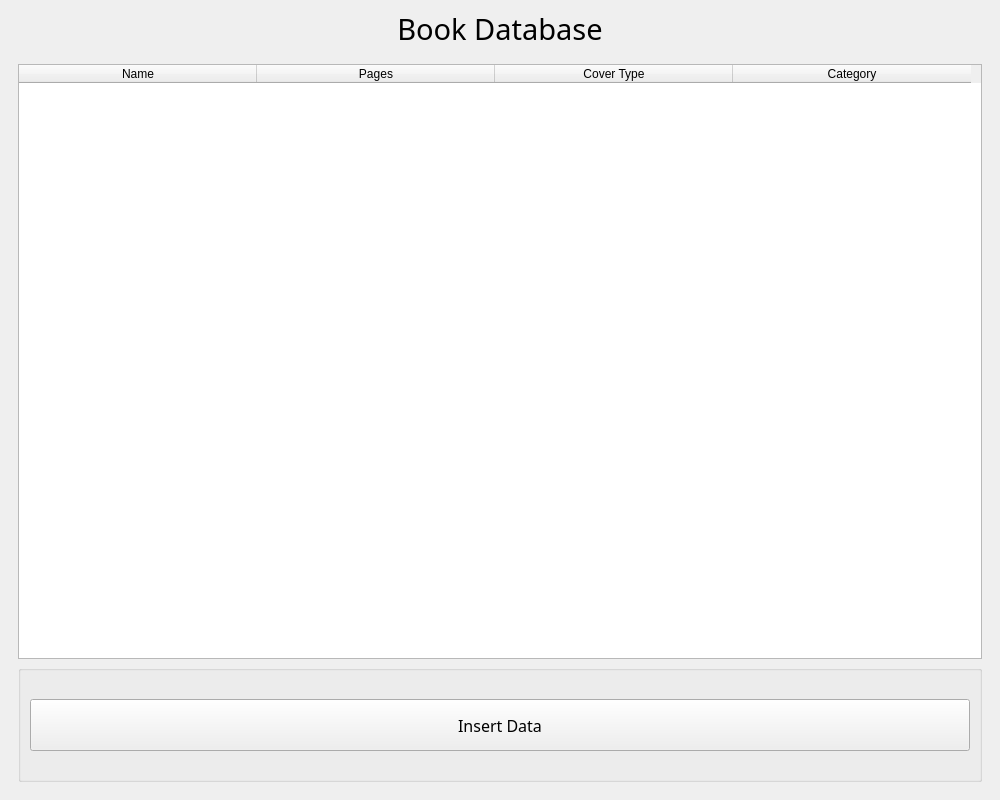
<?xml version="1.0" encoding="UTF-8"?>
<ui version="4.0">
 <class>MainWindow</class>
 <widget class="QMainWindow" name="MainWindow">
  <property name="geometry">
   <rect>
    <x>0</x>
    <y>0</y>
    <width>1000</width>
    <height>800</height>
   </rect>
  </property>
  <property name="minimumSize">
   <size>
    <width>1000</width>
    <height>800</height>
   </size>
  </property>
  <property name="maximumSize">
   <size>
    <width>1000</width>
    <height>800</height>
   </size>
  </property>
  <property name="windowTitle">
   <string>MainWindow</string>
  </property>
  <widget class="QWidget" name="centralwidget">
   <layout class="QGridLayout" name="gridLayout">
    <item row="0" column="0">
     <widget class="QLabel" name="database_name_label">
      <property name="font">
       <font>
        <family>Microsoft JhengHei</family>
        <pointsize>22</pointsize>
       </font>
      </property>
      <property name="text">
       <string>Book Database</string>
      </property>
      <property name="scaledContents">
       <bool>true</bool>
      </property>
      <property name="alignment">
       <set>Qt::AlignCenter</set>
      </property>
      <property name="wordWrap">
       <bool>true</bool>
      </property>
     </widget>
    </item>
    <item row="1" column="0">
     <widget class="QStackedWidget" name="stackedWidget">
      <property name="currentIndex">
       <number>0</number>
      </property>
      <widget class="QWidget" name="database_view">
       <layout class="QGridLayout" name="gridLayout_2">
        <item row="0" column="0">
         <widget class="QTableWidget" name="database_table">
          <attribute name="horizontalHeaderDefaultSectionSize">
           <number>238</number>
          </attribute>
          <column>
           <property name="text">
            <string>Name</string>
           </property>
          </column>
          <column>
           <property name="text">
            <string>Pages</string>
           </property>
          </column>
          <column>
           <property name="text">
            <string>Cover Type</string>
           </property>
          </column>
          <column>
           <property name="text">
            <string>Category</string>
           </property>
          </column>
         </widget>
        </item>
        <item row="1" column="0">
         <widget class="QGroupBox" name="groupBox">
          <property name="styleSheet">
           <string notr="true">min-height:100px;
</string>
          </property>
          <property name="title">
           <string/>
          </property>
          <layout class="QGridLayout" name="gridLayout_3">
           <item row="0" column="0">
            <widget class="QPushButton" name="insert_data_button">
             <property name="font">
              <font>
               <family>Microsoft PhagsPa</family>
               <pointsize>12</pointsize>
              </font>
             </property>
             <property name="cursor">
              <cursorShape>PointingHandCursor</cursorShape>
             </property>
             <property name="styleSheet">
              <string notr="true">min-height:50px;
max-height:50px;</string>
             </property>
             <property name="text">
              <string>Insert Data</string>
             </property>
            </widget>
           </item>
          </layout>
         </widget>
        </item>
       </layout>
      </widget>
      <widget class="QWidget" name="data_insert">
       <layout class="QGridLayout" name="gridLayout_4">
        <item row="2" column="0">
         <widget class="QLabel" name="label_2">
          <property name="font">
           <font>
            <family>Microsoft Sans Serif</family>
            <pointsize>10</pointsize>
           </font>
          </property>
          <property name="text">
           <string>Amount of pages</string>
          </property>
         </widget>
        </item>
        <item row="3" column="1">
         <widget class="QComboBox" name="category_input">
          <property name="font">
           <font>
            <pointsize>10</pointsize>
           </font>
          </property>
          <property name="cursor">
           <cursorShape>PointingHandCursor</cursorShape>
          </property>
          <property name="autoFillBackground">
           <bool>false</bool>
          </property>
          <property name="styleSheet">
           <string notr="true">height: 40px;max-width: 200px;
</string>
          </property>
          <item>
           <property name="text">
            <string>Paperback</string>
           </property>
          </item>
          <item>
           <property name="text">
            <string>Plastic cover</string>
           </property>
          </item>
          <item>
           <property name="text">
            <string>Hardcover</string>
           </property>
          </item>
          <item>
           <property name="text">
            <string>Leatherbound</string>
           </property>
          </item>
         </widget>
        </item>
        <item row="0" column="1">
         <spacer name="verticalSpacer_2">
          <property name="orientation">
           <enum>Qt::Vertical</enum>
          </property>
          <property name="sizeHint" stdset="0">
           <size>
            <width>20</width>
            <height>40</height>
           </size>
          </property>
         </spacer>
        </item>
        <item row="9" column="1">
         <spacer name="verticalSpacer_5">
          <property name="orientation">
           <enum>Qt::Vertical</enum>
          </property>
          <property name="sizeHint" stdset="0">
           <size>
            <width>20</width>
            <height>40</height>
           </size>
          </property>
         </spacer>
        </item>
        <item row="1" column="1">
         <widget class="QLineEdit" name="name_input">
          <property name="font">
           <font>
            <pointsize>10</pointsize>
           </font>
          </property>
          <property name="styleSheet">
           <string notr="true">height: 40px;max-width: 200px;
background-color: white;
border: 1px solid gray;
 border-radius: 10px;</string>
          </property>
         </widget>
        </item>
        <item row="8" column="1">
         <spacer name="verticalSpacer_6">
          <property name="orientation">
           <enum>Qt::Vertical</enum>
          </property>
          <property name="sizeHint" stdset="0">
           <size>
            <width>20</width>
            <height>40</height>
           </size>
          </property>
         </spacer>
        </item>
        <item row="4" column="0">
         <widget class="QLabel" name="label_4">
          <property name="font">
           <font>
            <family>Microsoft Sans Serif</family>
            <pointsize>10</pointsize>
           </font>
          </property>
          <property name="text">
           <string>Category</string>
          </property>
         </widget>
        </item>
        <item row="1" column="0">
         <widget class="QLabel" name="label">
          <property name="font">
           <font>
            <family>Microsoft Sans Serif</family>
            <pointsize>10</pointsize>
           </font>
          </property>
          <property name="text">
           <string>Name</string>
          </property>
         </widget>
        </item>
        <item row="2" column="1">
         <widget class="QSpinBox" name="amount_input">
          <property name="font">
           <font>
            <pointsize>10</pointsize>
           </font>
          </property>
          <property name="styleSheet">
           <string notr="true">height: 40px;max-width: 200px;
</string>
          </property>
          <property name="maximum">
           <number>10000</number>
          </property>
         </widget>
        </item>
        <item row="6" column="1">
         <spacer name="verticalSpacer">
          <property name="orientation">
           <enum>Qt::Vertical</enum>
          </property>
          <property name="sizeHint" stdset="0">
           <size>
            <width>20</width>
            <height>40</height>
           </size>
          </property>
         </spacer>
        </item>
        <item row="10" column="1">
         <spacer name="verticalSpacer_4">
          <property name="orientation">
           <enum>Qt::Vertical</enum>
          </property>
          <property name="sizeHint" stdset="0">
           <size>
            <width>20</width>
            <height>40</height>
           </size>
          </property>
         </spacer>
        </item>
        <item row="5" column="1">
         <widget class="QPushButton" name="home_button">
          <property name="font">
           <font>
            <pointsize>9</pointsize>
           </font>
          </property>
          <property name="cursor">
           <cursorShape>PointingHandCursor</cursorShape>
          </property>
          <property name="styleSheet">
           <string notr="true">height: 40px;max-width: 100px;

background-color: white;
border: 1px solid gray;
 border-radius: 10px;</string>
          </property>
          <property name="text">
           <string>home</string>
          </property>
         </widget>
        </item>
        <item row="3" column="0">
         <widget class="QLabel" name="label_3">
          <property name="font">
           <font>
            <family>Microsoft Sans Serif</family>
            <pointsize>10</pointsize>
           </font>
          </property>
          <property name="text">
           <string>Cover Type</string>
          </property>
         </widget>
        </item>
        <item row="4" column="1">
         <widget class="QLineEdit" name="cover_type_input">
          <property name="font">
           <font>
            <pointsize>10</pointsize>
           </font>
          </property>
          <property name="styleSheet">
           <string notr="true">height: 40px;max-width: 200px;

background-color: white;
border: 1px solid gray;
 border-radius: 10px;</string>
          </property>
         </widget>
        </item>
        <item row="11" column="1">
         <spacer name="verticalSpacer_3">
          <property name="orientation">
           <enum>Qt::Vertical</enum>
          </property>
          <property name="sizeHint" stdset="0">
           <size>
            <width>20</width>
            <height>40</height>
           </size>
          </property>
         </spacer>
        </item>
        <item row="5" column="0">
         <widget class="QPushButton" name="insert_button">
          <property name="font">
           <font>
            <pointsize>9</pointsize>
           </font>
          </property>
          <property name="cursor">
           <cursorShape>PointingHandCursor</cursorShape>
          </property>
          <property name="styleSheet">
           <string notr="true">height: 40px;max-width: 100px;

background-color: white;
border: 1px solid gray;
 border-radius: 10px;</string>
          </property>
          <property name="text">
           <string>Insert</string>
          </property>
         </widget>
        </item>
        <item row="7" column="1">
         <spacer name="verticalSpacer_7">
          <property name="orientation">
           <enum>Qt::Vertical</enum>
          </property>
          <property name="sizeHint" stdset="0">
           <size>
            <width>20</width>
            <height>40</height>
           </size>
          </property>
         </spacer>
        </item>
       </layout>
      </widget>
     </widget>
    </item>
   </layout>
  </widget>
 </widget>
 <resources/>
 <connections/>
</ui>
